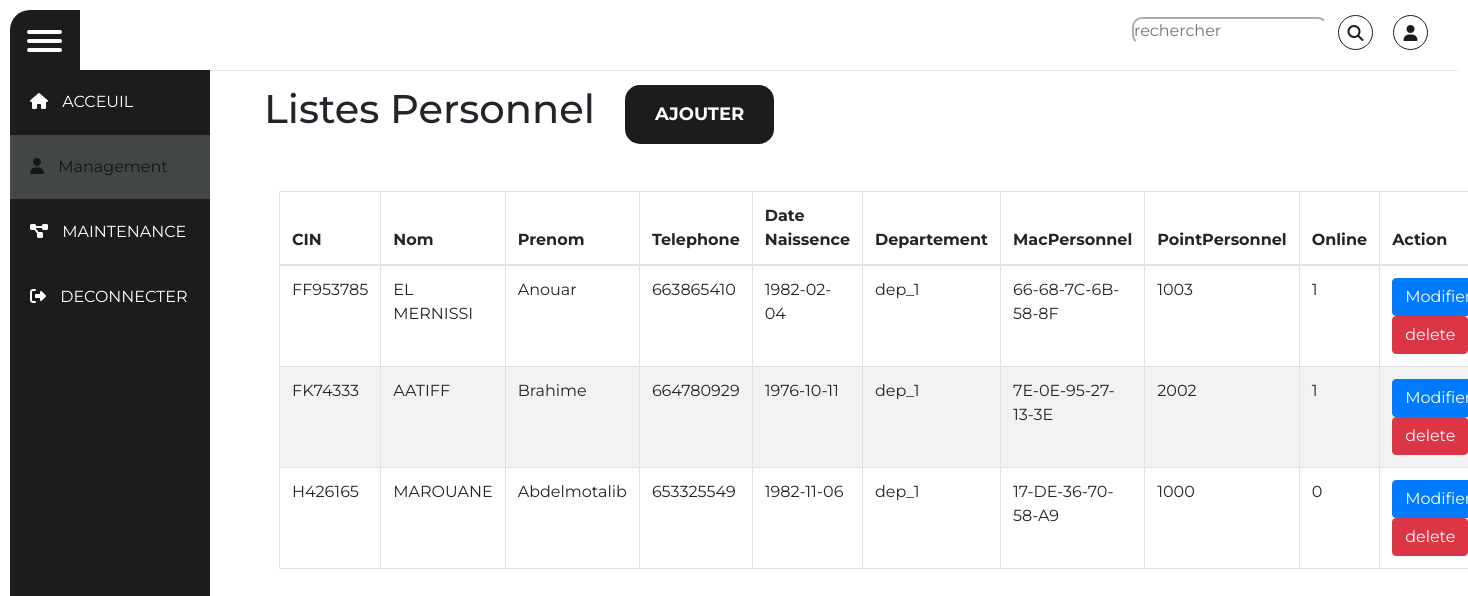
/admin/Personne/personne.php (signed in), run on the app's committed database.
### tables this page shows
CREATE TABLE IF NOT EXISTS `personnel` (
  `idPersonnel` int(11) NOT NULL AUTO_INCREMENT,
  `cinPersonnel` char(10) NOT NULL,
  `nomPersonnel` varchar(50) NOT NULL,
  `prenomPersonnel` varchar(50) NOT NULL,
  `telPersonnel` int(11) NOT NULL,
  `dateNaisPersonnel` date NOT NULL,
  `departementPersonnel` varchar(50) NOT NULL,
  `macBracelet` char(17) NOT NULL,
  `pointsPersonnel` int(11) NOT NULL,
  `onlinePersonnel` tinyint(1) NOT NULL,
  PRIMARY KEY (`idPersonnel`),
  UNIQUE KEY `cinPersonnel` (`cinPersonnel`),
  UNIQUE KEY `macBracelet` (`macBracelet`)
);

### admin/Personne/personne.php (the view, shortened to what this page needs)
<?php
$status = false;
$search = "";
?>
<!DOCTYPE html>
<html lang="en">
<head>
	<link rel="stylesheet" href="../css/styles.css">
  <link rel="stylesheet" href="https://stackpath.bootstrapcdn.com/bootstrap/4.4.1/css/bootstrap.min.css">
</head>
<body>
<div class="wrapper">
  <div class="top_navbar">
    <div class="hamburger">
       <div class="one"></div>
       <div class="two"></div>
       <div class="three"></div>
    </div>
    <div class="top_menu">
      <form class="form" role="form" name="search" action="personne.php" method="post">
      <ul>
        <li>
          <input type="text" placeholder="rechercher" name="name" id="search">
        </li>
       <li>
       <button type="submit" style="background-color:white;border:none;outline:none;"   >
       <a>
          <i class="fas fa-search"></i>
        </a>
      </button>
          </li>
          <li><a href="personne.php">
          <i class="fas fa-user"></i>
          </a></li>
      </ul>
      </form>
    </div>
  </div>
  <div class="sidebar">
  <ul>
        <li><a href="../index.php" >
          <span class="icon"><i class="fas fa-home"></i></span>
          <span class="title">ACCEUIL</span></a></li>
        <li><a href="#" class="active">
          <span class="icon"><i class="fas fa-user"></i></span>
          <span class="title">Management</span>
          </a></li>
        <li><a href="#" >
          <span class="icon"><i class="fas fa-project-diagram"></i></span>
          <span class="title">MAINTENANCE</span>
          </a></li>
        <li><a href="../Loguot.php">
          <span class="icon"><i class="fas fa-sign-out-alt"></i></span>
          <span class="title">DECONNECTER</span>
          </a></li>
    </ul>
  </div>
  <div class="main_container">
    <div class="container admin">
    <div>
        <div class="row">
        <h1>Listes Personnel</h1>
          <a class="btn-main" href="Ajoute.php" id="Ajoute">Ajouter</a>  <br>
          </div>
            <table class="table table-striped table-bordered">
            <thead>
                <tr>
                <th>CIN</th>
                <th>Nom</th>
                <th>Prenom</th>
                <th>Telephone</th>
                <th>Date Naissence</th>
                <th>Departement</th>
                <th>MacPersonnel</th>
                <th>PointPersonnel</th>
                <th>Online</th>
                <th>Action</th>
                </tr>
            </thead>
            <tbody>
            <tr>
            <?php
            $db = Database::connect();
            if($status){
              $statement = $db->prepare("select idPersonnel,cinPersonnel,nomPersonnel,prenomPersonnel,telPersonnel,dateNaisPersonnel,departementPersonnel,macBracelet,pointsPersonnel,onlinePersonnel from personnel where nomPersonnel = ? or cinPersonnel = ?  or prenomPersonnel = ? ");
              $statement->execute(array($search,$search,$search));
              while($item = $statement->fetch())
              {
                echo      '<tr>';
                echo    '<td>' . $item['cinPersonnel'] .  '</td>';
                echo    '<td>' . $item['nomPersonnel'] .  '</td>';
                echo    '<td>' . $item['prenomPersonnel'] .  '</td>';
                echo    '<td>' . $item['telPersonnel'] .  '</td>';
                echo    '<td>' . $item['dateNaisPersonnel'] .  '</td>';
                echo    '<td>' . $item['departementPersonnel'] .  '</td>';
                echo    '<td>' . $item['macBracelet'] .  '</td>';
                echo    '<td>' . $item['pointsPersonnel'] .  '</td>';
                echo    '<td>' . $item['onlinePersonnel'] .  '</td>';
                echo   '<td width="300">';
                echo   '<a class="btn btn-primary" href="Modifier.php?id=' .$item['idPersonnel'] . '"><span class="glyphicon glyphicon-pencil"></span> Modifier </a>';
                echo ' ';
                echo     '<a class="btn btn-danger" href="Suppression.php?id=' .$item['idPersonnel'] . '"><span class="glyphicon glyphicon-remove"></span> delete </a>';
                echo    '</td>';
                echo '</tr>';
              }
              }else{
              $statement = $db->query("select idPersonnel,cinPersonnel,nomPersonnel,prenomPersonnel,telPersonnel,dateNaisPersonnel,departementPersonnel,macBracelet,pointsPersonnel,onlinePersonnel from personnel LIMIT 10 ");
              while($item = $statement->fetch())
              {
             echo      '<tr>';
             echo    '<td>' . $item['cinPersonnel'] .  '</td>';
             echo    '<td>' . $item['nomPersonnel'] .  '</td>';
             echo    '<td>' . $item['prenomPersonnel'] .  '</td>';
             echo    '<td>' . $item['telPersonnel'] .  '</td>';
             echo    '<td>' . $item['dateNaisPersonnel'] .  '</td>';
             echo    '<td>' . $item['departementPersonnel'] .  '</td>';
             echo    '<td>' . $item['macBracelet'] .  '</td>';
             echo    '<td>' . $item['pointsPersonnel'] .  '</td>';
             echo    '<td>' . $item['onlinePersonnel'] .  '</td>';
             echo   '<td width="300">';
             echo   '<a class="btn btn-primary" href="Modifier.php?id=' .$item['idPersonnel'] . '"><span class="glyphicon glyphicon-pencil"></span> Modifier </a>';
             echo     '<a class="btn btn-danger" href="Suppression.php?id=' .$item['idPersonnel'] . '"><span class="glyphicon glyphicon-remove"></span> delete </a>';
             echo    '</td>';
             echo '</tr>';
              }
            }
                ?>
                        </tr>
            </tbody>
            </table>
        </div>
        </div>
  </div>
</div>
</body>
</html>

### admin/css/styles.css (style rules this page uses)
* { margin: 0; padding: 0; list-style: none; text-decoration: none; box-sizing: border-box; font-family: 'Montserrat', sans-serif; }
body { background: #FFF; }
.wrapper { margin: 10px; }
.wrapper .top_navbar { width: calc(100% - 20px); height: 60px; display: flex; position: fixed; top: 10px; }
.wrapper .top_navbar .hamburger { width: 70px; height: 100%; background: #1B1C1B; padding: 15px 17px; border-top-left-radius: 20px; cursor: pointer; }
.wrapper .top_navbar .hamburger div { width: 35px; height: 4px; background: #FFF; margin: 5px 0; border-radius: 5px; }
.wrapper .top_navbar .top_menu { width: calc(100% - 70px); height: 100%; background: #fff; border-top-right-radius: 20px; display: flex; justify-content: space-between; align-items: center; padding: 0 20px; box-shadow: 0 1px 1px rgba(0,0,0,0.1); }
.wrapper .top_navbar .top_menu ul { display: flex; }
.wrapper .top_navbar .top_menu ul li a { display: block; margin: 0 10px; width: 35px; height: 35px; line-height: 35px; text-align: center; border: 1px solid #1B1C1B; border-radius: 50%; color: #1B1C1B; }
.btn-main { padding: 16px 30px; background-color: #1B1C1B; text-transform: uppercase; font-size: 18px; font-weight: 700; cursor: pointer; border-radius: 15px; color: #FFFFFF !important; border: none; margin-left: 30px; outline: none; text-decoration: none !important; }
.table { margin-top: 47px; }
.wrapper .sidebar { position: fixed; top: 70px; left: 10px; background: #1B1C1B; width: 200px; height: calc(100% - 80px); border-bottom-left-radius: 20px; transition: all 0.3s ease; }
.wrapper .sidebar ul li a { display: block; padding: 20px; color: #fff; position: relative; margin-bottom: 1px; color: #FFF; white-space: nowrap; }
.wrapper .sidebar ul li a:before { content: ""; position: absolute; top: 0; left: 0; width: 3px; height: 100%; background: #FFF; display: none; }
.wrapper .sidebar ul li a span.icon { margin-right: 10px; display: inline-block; }
.wrapper .sidebar ul li a span.title { display: inline-block; }
.wrapper .sidebar ul li a:hover, .wrapper .sidebar ul li a.active { background: #e1ecf2; opacity: 0.2; color: #000; }
.wrapper .sidebar ul li a:hover:before, .wrapper .sidebar ul li a.active:before { display: block; }
.wrapper .main_container { width: (100% - 200px); margin-top: 70px; margin-left: 200px; padding: 15px; transition: all 0.3s ease; }
#search { border-radius: 10px; margin-top: 2px; outline: none; border-color: white; }

### data on the page
personnel: cinPersonnel "FF953785", nomPersonnel "EL MERNISSI", prenomPersonnel "Anouar", telPersonnel "663865410", dateNaisPersonnel "1982-02-04", departementPersonnel "dep_1", macBracelet "66-68-7C-6B-58-8F", pointsPersonnel "1003", onlinePersonnel "1"
personnel: cinPersonnel "FK74333", nomPersonnel "AATIFF", prenomPersonnel "Brahime", telPersonnel "664780929", dateNaisPersonnel "1976-10-11", departementPersonnel "dep_1", macBracelet "7E-0E-95-27-13-3E", pointsPersonnel "2002", onlinePersonnel "1"
personnel: cinPersonnel "H426165", nomPersonnel "MAROUANE", prenomPersonnel "Abdelmotalib", telPersonnel "653325549", dateNaisPersonnel "1982-11-06", departementPersonnel "dep_1", macBracelet "17-DE-36-70-58-A9", pointsPersonnel "1000", onlinePersonnel "0"
